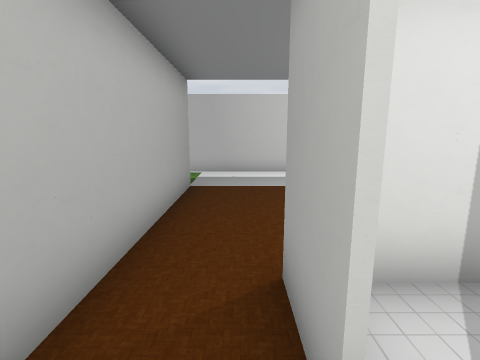
[1] (above)

16 first-person views from a walk through a 3-D level made in the Godot game engine. The camera is 1.5 m above the floor, tilts 10° down and sees 85° across. The floor is counted in squares, 1 m on a side. Each view is taken from the middle of a square. On the plan, view 1 faces up. The plan holds only what a view shows up to about 14 squares ahead; the rest is blank.

[2]
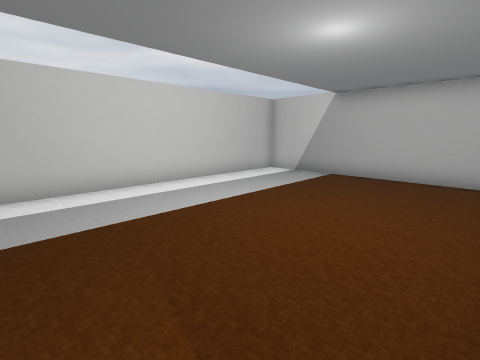

[3]
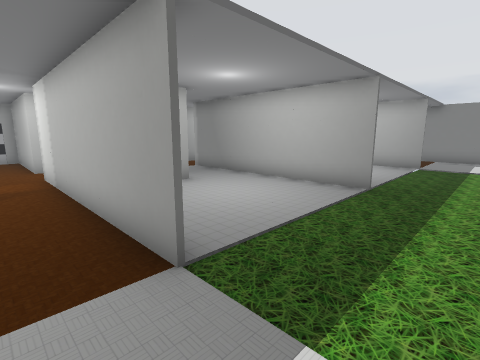

[4]
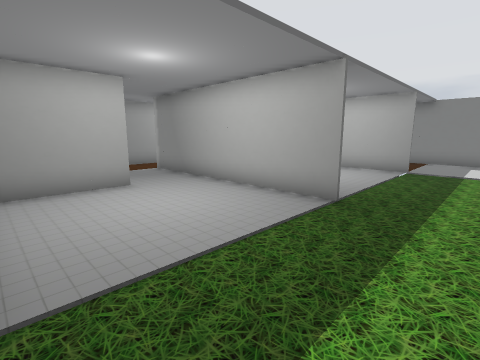

[5]
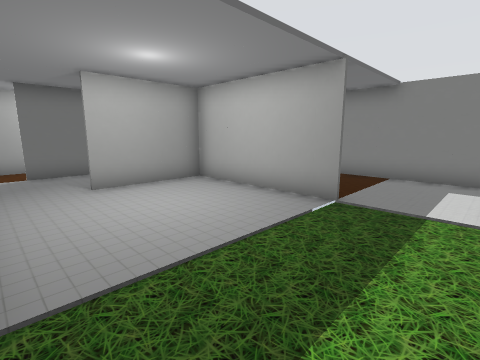

[6]
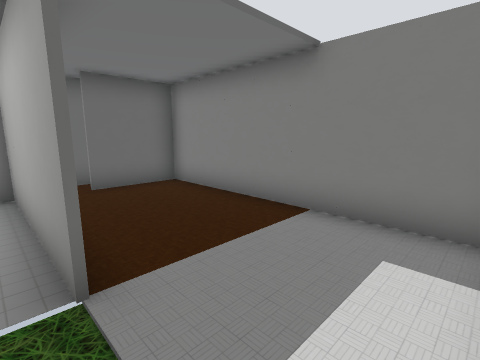

[7]
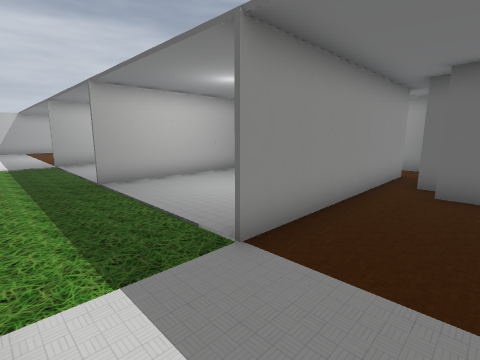

[8]
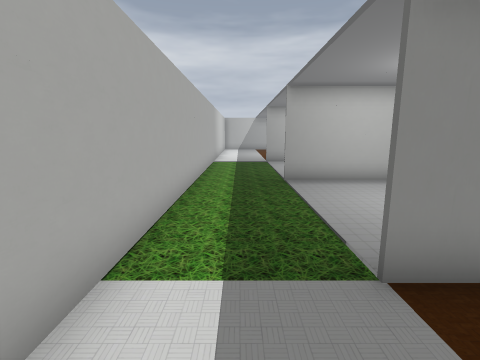

[9]
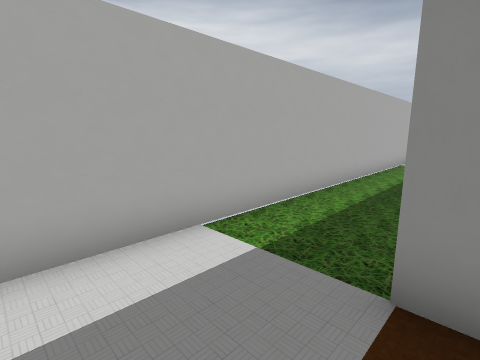

[10]
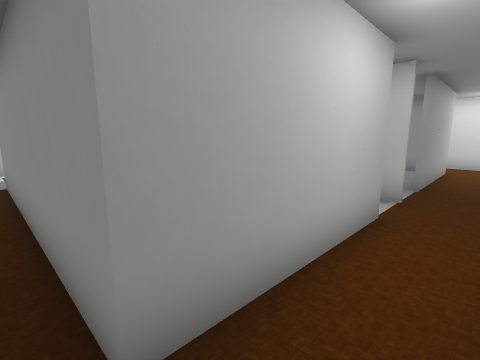

[11]
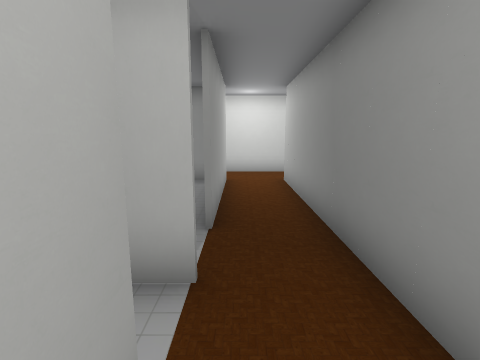

[12]
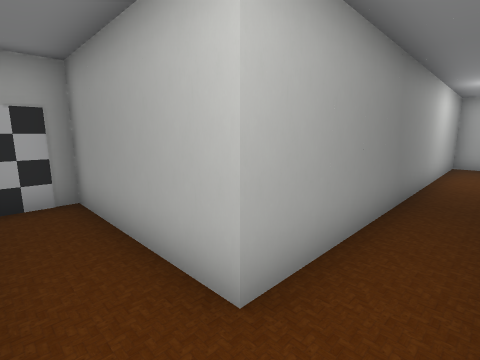

[13]
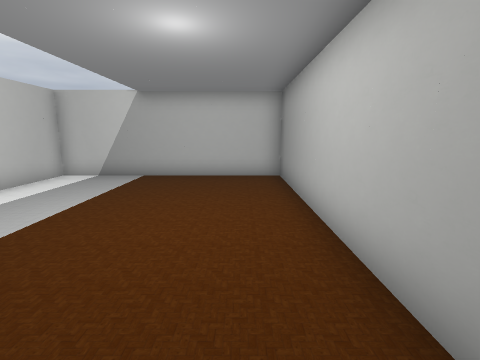

[14]
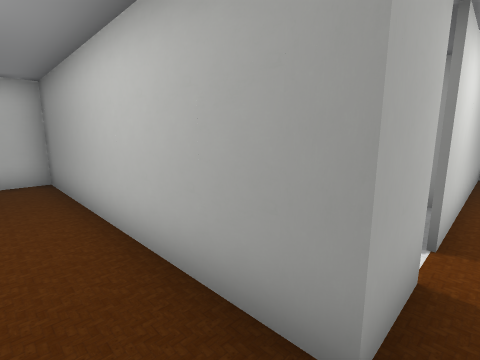

[15]
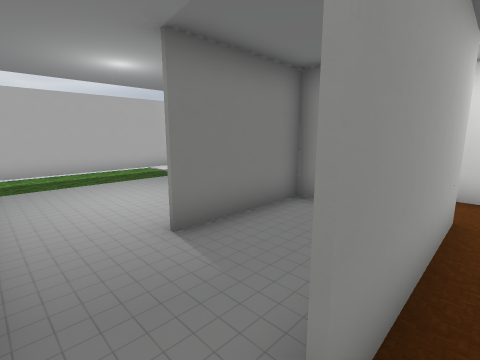

[16]
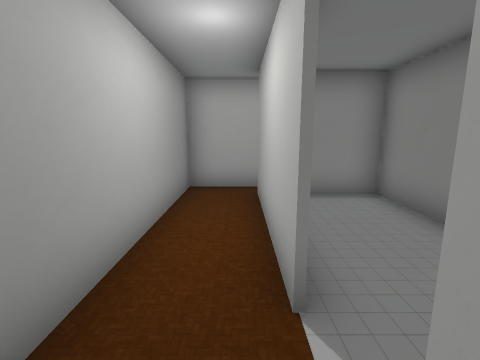

### Floor plan
Ten units are one square. View 1 is at (0, 0); x grows to the right and y downward. Boxes are objects, and circles mark ways between rooms. Rooms are numbered by the first view taken in them; rooms with no view inside come last. Other rooms are left out.
<svg viewBox="-180 -109 280 189">
<path fill="none" stroke="#000" d="M-14 -76 -14 6M-16 -58 -16 -76M-75 -76 -75 -24M-51 -26 -21 -26M-76 -19 -76 -76M5 -9 5 -26 95 -26 95 -104 -160 -104M-76 6 -76 -1M-111 -24 -135 -24M-135 -76 -135 -8M-109 4 -90 4M-135 -26 -100 -26M-136 -24 -136 -76M-175 -99 -175 -26 -150 -26M-90 6 -136 6 -136 -14M-14 6 -60 6M5 70 5 0M-145 4 -145 24 -14 24 -14 74 -1 74M-16 -1 -16 -24 -50 -24M-75 -24 -75 6"/>
<circle cx="-85" cy="0" r="3" fill="#2a7"/>
<circle cx="0" cy="0" r="3" fill="#2a7"/>
<circle cx="-60" cy="-30" r="3" fill="#2a7"/>
<circle cx="-60" cy="0" r="3" fill="#2a7"/>
<text x="-40" y="-70">1</text>
<text x="-60" y="20">2</text>
<text x="-40" y="-20">3</text>
</svg>
Room 1 opens to room 2. Room 1 opens to room 3. Room 2 opens to room 3.

Where each view was taken, in squares from view 1:
view 1: 0 up, 0 right, facing up
view 2: 3 up, 0 right, facing up-right
view 3: 10 up, 0 right, facing down-left
view 4: 10 up, 2 left, facing down-left
view 5: 10 up, 8 left, facing down-left
view 6: 10 up, 13 left, facing down-left
view 7: 10 up, 16 left, facing down-right
view 8: 9 up, 16 left, facing right
view 9: 7 up, 16 left, facing up-right
view 10: 2 down, 14 left, facing up-right
view 11: 1 down, 10 left, facing right
view 12: 1 down, 0 right, facing down-left
view 13: 4 up, 0 right, facing right
view 14: 4 up, 0 right, facing down-right
view 15: 1 down, 7 left, facing up-right
view 16: 1 down, 7 left, facing left
